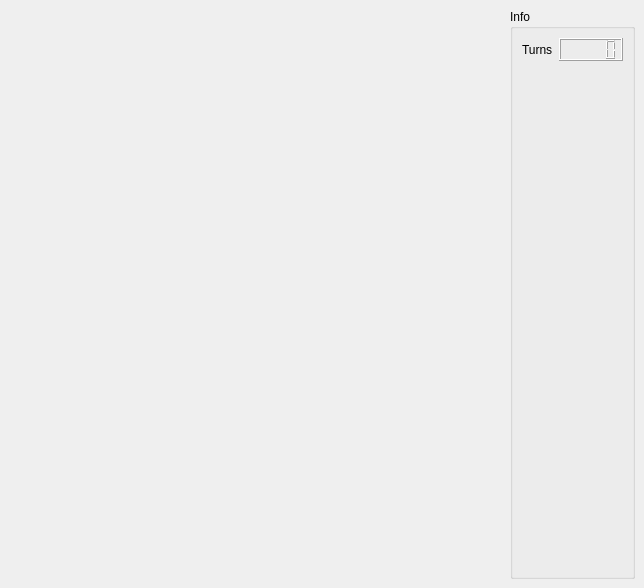
<?xml version="1.0" encoding="UTF-8"?>
<ui version="4.0">
 <class>MainWindow</class>
 <widget class="QMainWindow" name="MainWindow">
  <property name="geometry">
   <rect>
    <x>0</x>
    <y>0</y>
    <width>644</width>
    <height>588</height>
   </rect>
  </property>
  <property name="windowTitle">
   <string>osgRubiks</string>
  </property>
  <widget class="QWidget" name="centralwidget">
   <layout class="QHBoxLayout" name="horizontalLayout">
    <item>
     <widget class="ViewerWidget" name="widget" native="true">
      <property name="sizePolicy">
       <sizepolicy hsizetype="Preferred" vsizetype="Preferred">
        <horstretch>0</horstretch>
        <verstretch>0</verstretch>
       </sizepolicy>
      </property>
      <property name="minimumSize">
       <size>
        <width>300</width>
        <height>0</height>
       </size>
      </property>
     </widget>
    </item>
    <item>
     <widget class="QGroupBox" name="groupBox">
      <property name="sizePolicy">
       <sizepolicy hsizetype="Fixed" vsizetype="Preferred">
        <horstretch>0</horstretch>
        <verstretch>0</verstretch>
       </sizepolicy>
      </property>
      <property name="title">
       <string>Info</string>
      </property>
      <layout class="QFormLayout" name="formLayout">
       <item row="0" column="0">
        <widget class="QLabel" name="label">
         <property name="text">
          <string>Turns</string>
         </property>
        </widget>
       </item>
       <item row="0" column="1">
        <widget class="QLCDNumber" name="lcdNumber"/>
       </item>
      </layout>
     </widget>
    </item>
   </layout>
  </widget>
 </widget>
 <customwidgets>
  <customwidget>
   <class>ViewerWidget</class>
   <extends>QWidget</extends>
   <header>viewerwidget.h</header>
   <container>1</container>
  </customwidget>
 </customwidgets>
 <resources/>
 <connections/>
</ui>
